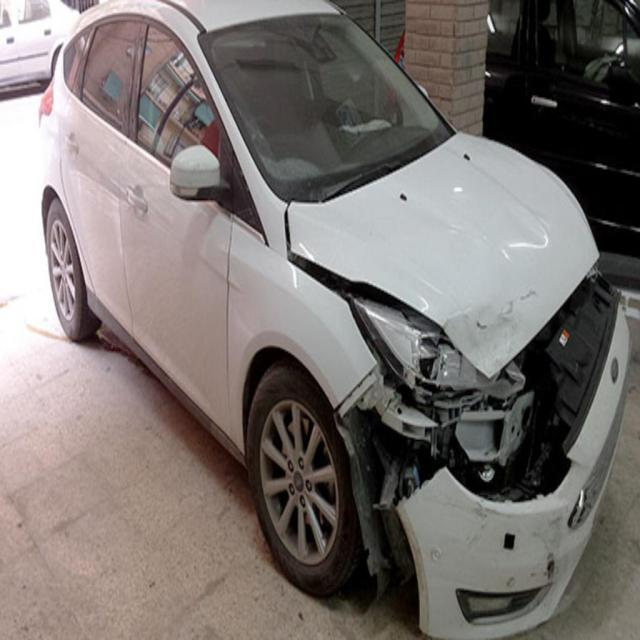
#> input picture raw/images/train/aug_moderate-broken_1_41_jpg.rf.1d7f0b800aa6d10507c78d55f4e495e0.jpg, 640 x 640 px, found by its file name
$ jupyter execute annotated_image.ipynb
#> lines starting #> are read from the running program, lines starting #| are printed output that depends on the picture; after the words box and inside, x2 and y2 are one past the last pixel; in counts of white or black regions, pixels touching at a corner belong together
[cell 1]
import os
import cv2
import numpy as np
from PIL import Image

def coco_to_pascal(box):
    """
    Convert bounding box from COCO format to Pascal VOC format.

    COCO format: [x, y, width, height]
    Pascal VOC format: [x_min, y_min, x_max, y_max]
    """
    x, y, w, h = box
    return [x, y, x + w, y + h]

def draw_bounding_boxes(image_path, bboxes, save_path=None):
    """
    Draw bounding boxes on the image.

    :param image_path: Path to the image file.
    :param bboxes: List of bounding boxes in COCO format.
    :param save_path: Path to save the image with bounding boxes. If None, the image will be displayed.
    """
#> called with save_path = 'image_with_boxes.jpg'
    # Read the image
    image = cv2.imread(image_path)
#> image is the input picture: shape (640, 640, 3); mean B, G, R 111.8, 114.8, 121.6
    if image is None:
        raise FileNotFoundError(f"Image not found at {image_path}")

    # Convert bounding boxes to Pascal VOC format and draw them
    for bbox in bboxes:
        pascal_bbox = coco_to_pascal(bbox)
        x_min, y_min, x_max, y_max = map(int, pascal_bbox)
        cv2.rectangle(image, (x_min, y_min), (x_max, y_max), color=(0, 255, 0), thickness=2)
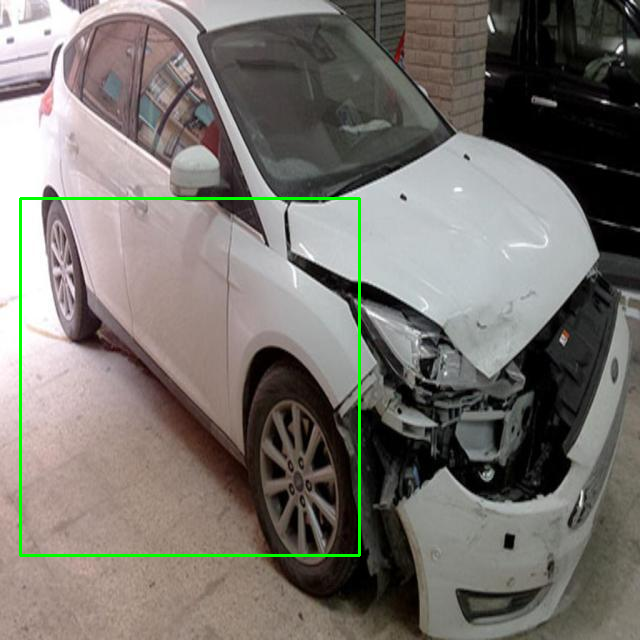
#> image: shape (640, 640, 3); 1.02% of pixels changed, all inside (x1, y1, x2, y2) = (19, 197, 361, 557)

    if save_path:
        cv2.imwrite(save_path, image)
    else:
        cv2.imshow("Image with Bounding Boxes", image)
        cv2.waitKey(0)
        cv2.destroyAllWindows()

# Example usage:
image_path = '/Users/heliyahasani/Desktop/lensor_case_study/raw/images/train/aug_moderate-broken_1_41_jpg.rf.1d7f0b800aa6d10507c78d55f4e495e0.jpg'
bboxes = [[20.375000000000014,198.0,338.625,357.25]]
save_path = 'image_with_boxes.jpg'
draw_bounding_boxes(image_path, bboxes, save_path)


$ run again, with raw/images/train/aug_moderate-broken_11_41_jpg.rf.1d7f0b800aa6d10507c78d55f4e495e0.jpg copied over raw/images/train/aug_moderate-broken_1_41_jpg.rf.1d7f0b800aa6d10507c78d55f4e495e0.jpg
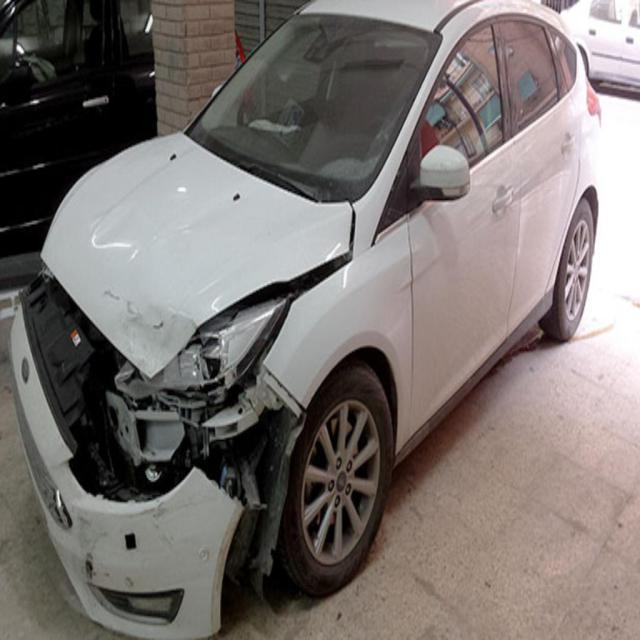
#> input picture raw/images/train/aug_moderate-broken_11_41_jpg.rf.1d7f0b800aa6d10507c78d55f4e495e0.jpg, 640 x 640 px, found by its file name
#> in draw_bounding_boxes, image is the input picture: shape (640, 640, 3); mean B, G, R 111.8, 114.8, 121.6
#> after the loop in draw_bounding_boxes, `for bbox in bboxes:`:
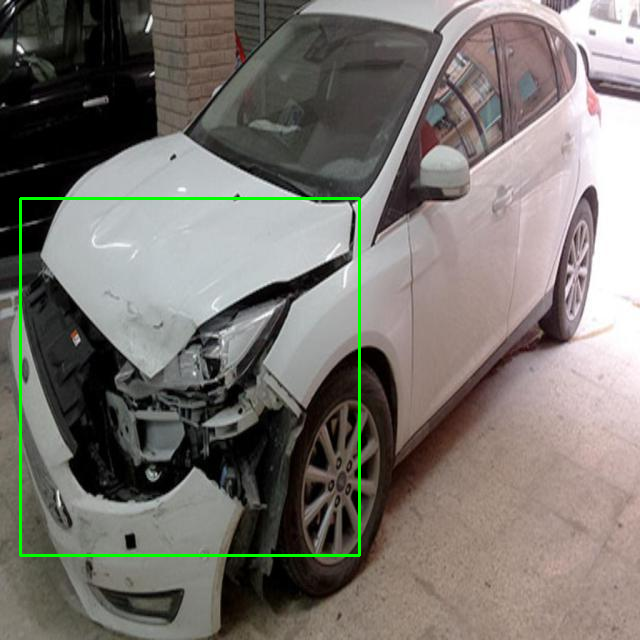
#> image: shape (640, 640, 3); 1.02% of pixels changed, all inside (x1, y1, x2, y2) = (19, 197, 361, 557)
